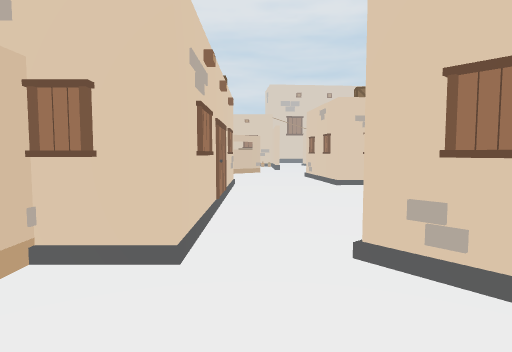
view 1 (above)

22 first-person views from a walk through a 3-D level made in the Unity game engine. The camera is 1.3 m above the floor, tilts 4° down and sees 75° across. The floor is counted in squares, 1 m on a side. Each view is taken from the middle of a square. On the plan, view 1 faces up. The plan holds only what a view shows up to about 14 squares ahead; the rest is blank. The place goes on beyond the plan.

view 2
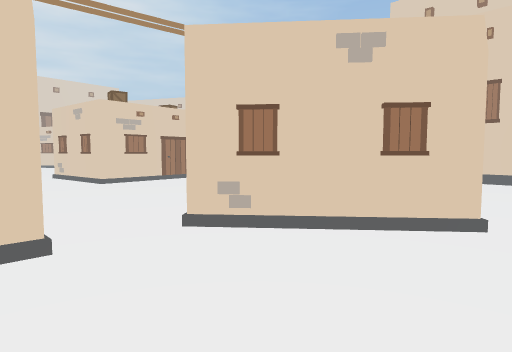

view 3
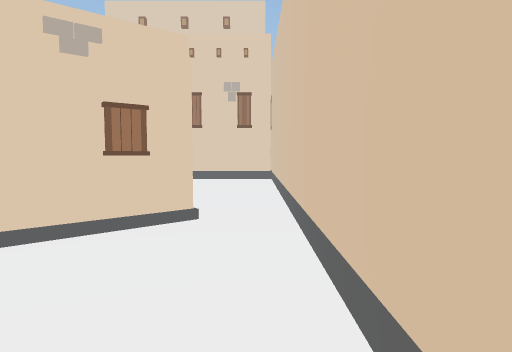

view 4
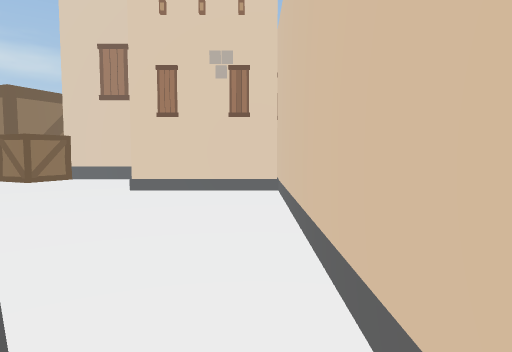

view 5
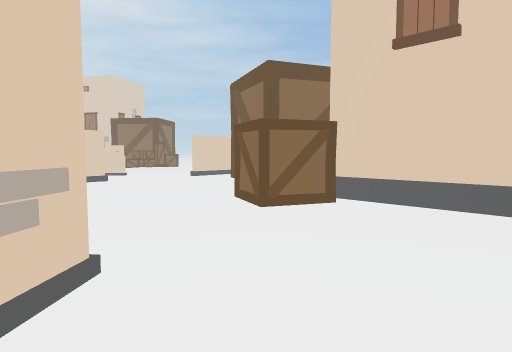

view 6
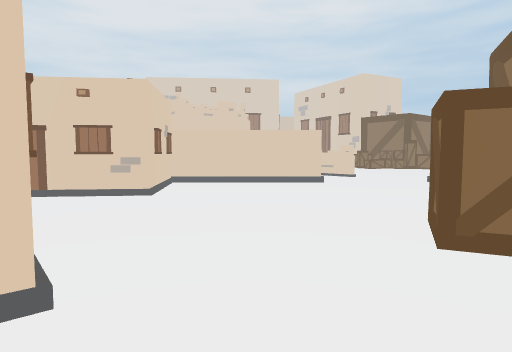

view 7
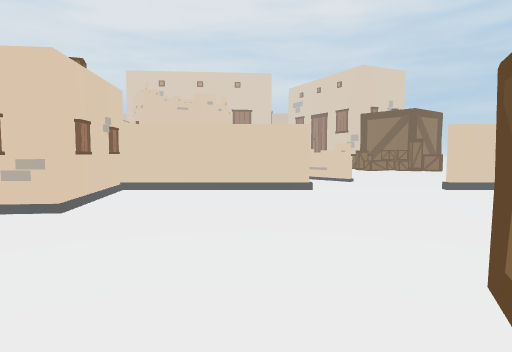

view 8
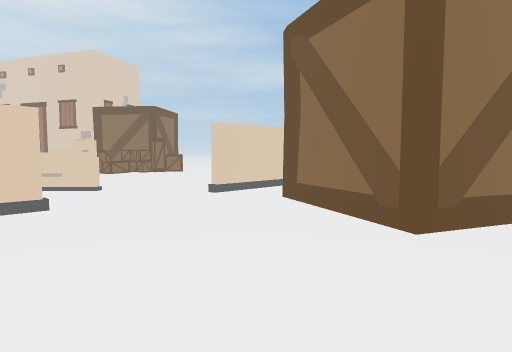

view 9
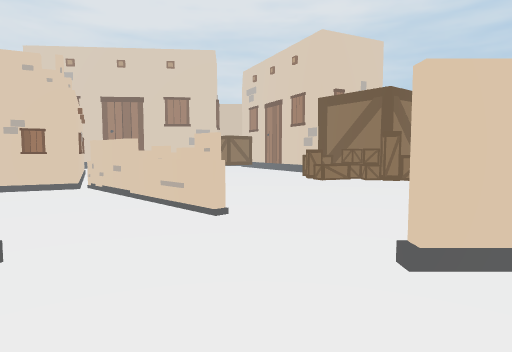

view 10
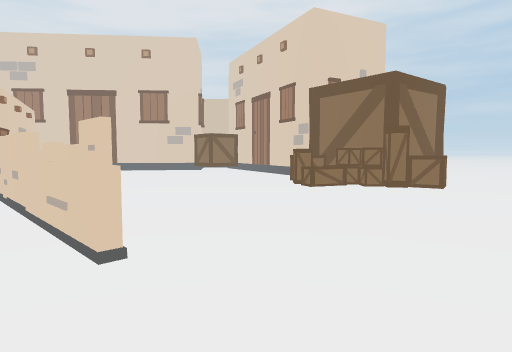

view 11
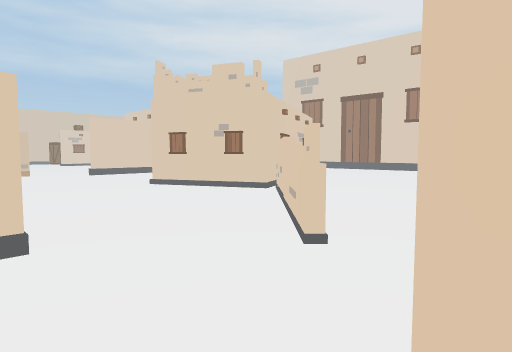

view 12
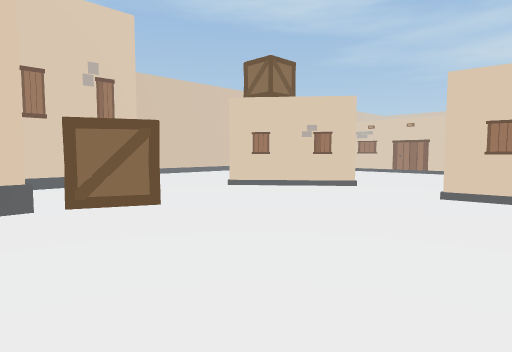

view 13
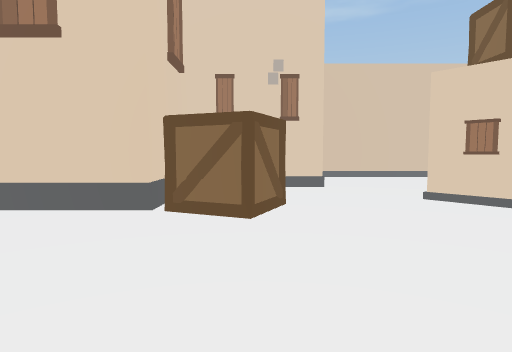

view 14
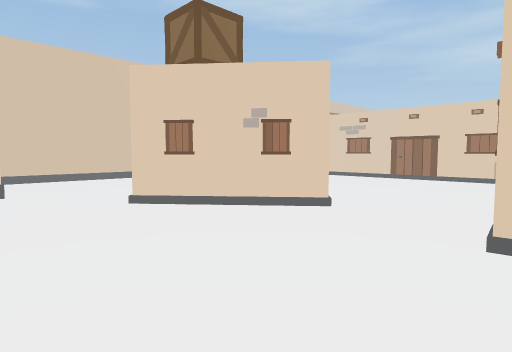

view 15
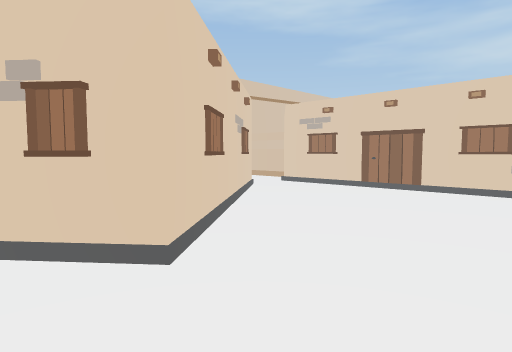

view 16
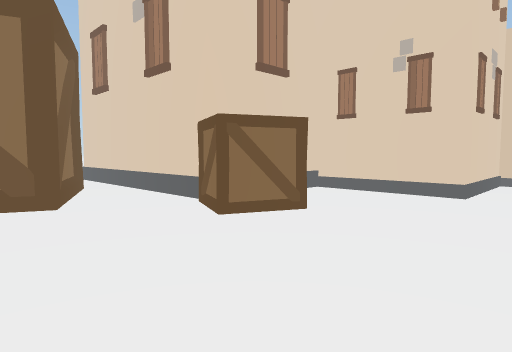

view 17
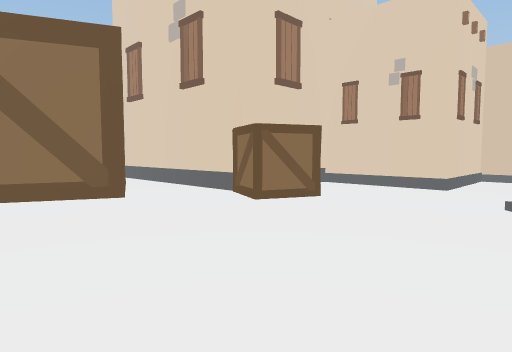

view 18
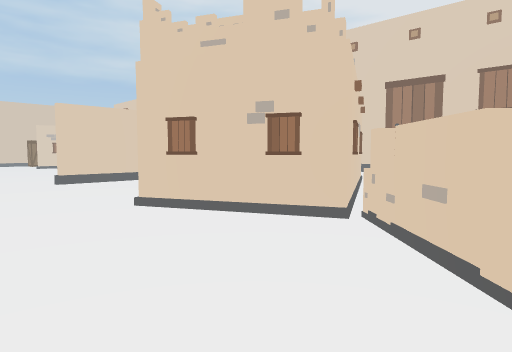

view 19
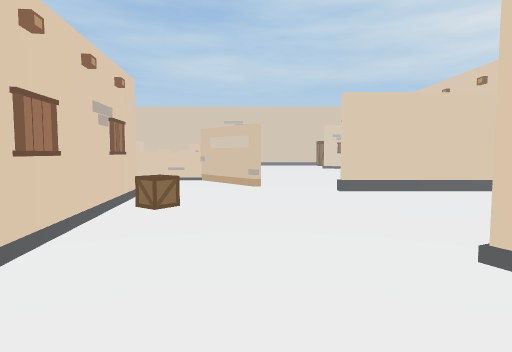

view 20
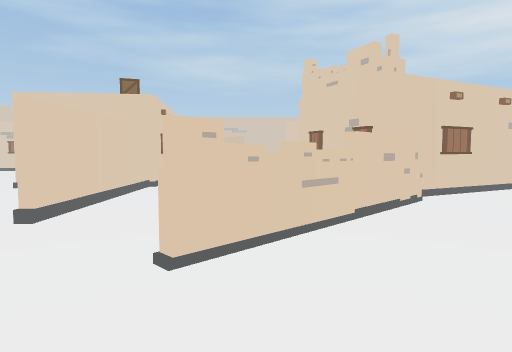

view 21
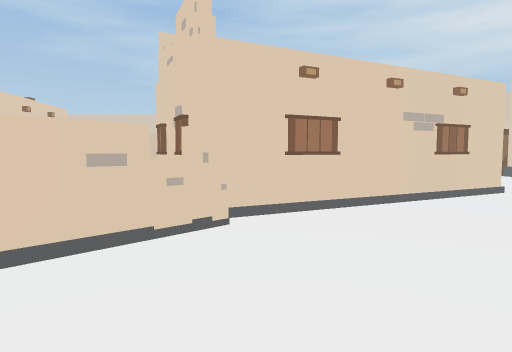

view 22
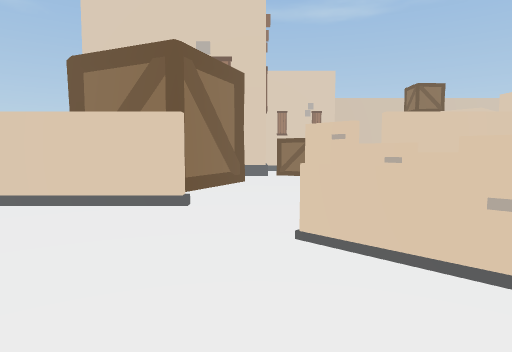

### Floor plan
Key: @ floor where view 1 was taken; # wall or solid block; . floor; = window, fence, low wall or low ledge; O other object.
Columns run from 2 left of view 1 to 24 right of it. Each row starts with its distance up from view 1.
 32              #...........OO
 31   OO         ##..........OO
 30     #         #............
 29     #.        #O...........
 28     #...      ##...........
 27     #....    ###OO.........
 26     #.....O###O..O#........
 25  ...#......#O.....O#.......
 24  ..................O ......
 23  ...................O#.....
 22   O..................O.....
 21  ##........................
 20  =.....O...................
 19  ...  .OO##########.....###
 18      ###    #..............
 17             #.............
 16             #...........OO
 15            ##O..........O
 14  #...#   ###O...........O
 13  O....O................OO
 12  #.....................OO
 11  #......................OOO
 10  #........##O......O.......
  9  #.......####......OOO.....
  8  #......##  ##....OOOO#####
  7  #.....##    ##.....OO
  6  #...O##     #O......O
  5  #..###      ........O
  4 ##.O##      .........O
  3 ....O#     ......######
  2 .....##   .......#
  1  .....#  ........#
  0   @..............#
 -1 . ...............##
 -2  ################O#

Where each view was taken, in squares from view 1:
view 1: 0 up, 0 right, facing up
view 2: 1 down, 2 left, facing up-right
view 3: 1 down, 2 left, facing right
view 4: 1 down, 3 right, facing right
view 5: 3 up, 11 right, facing up-right
view 6: 4 up, 14 right, facing up
view 7: 7 up, 15 right, facing up
view 8: 10 up, 15 right, facing up-right
view 9: 15 up, 20 right, facing up
view 10: 18 up, 21 right, facing up
view 11: 18 up, 22 right, facing up-left
view 12: 17 up, 21 right, facing down-left
view 13: 16 up, 17 right, facing down
view 14: 15 up, 16 right, facing down-left
view 15: 14 up, 11 right, facing down-left
view 16: 14 up, 12 right, facing down-right
view 17: 16 up, 11 right, facing down-right
view 18: 21 up, 17 right, facing up-left
view 19: 22 up, 13 right, facing left
view 20: 23 up, 23 right, facing left
view 21: 28 up, 20 right, facing left
view 22: 27 up, 20 right, facing down
